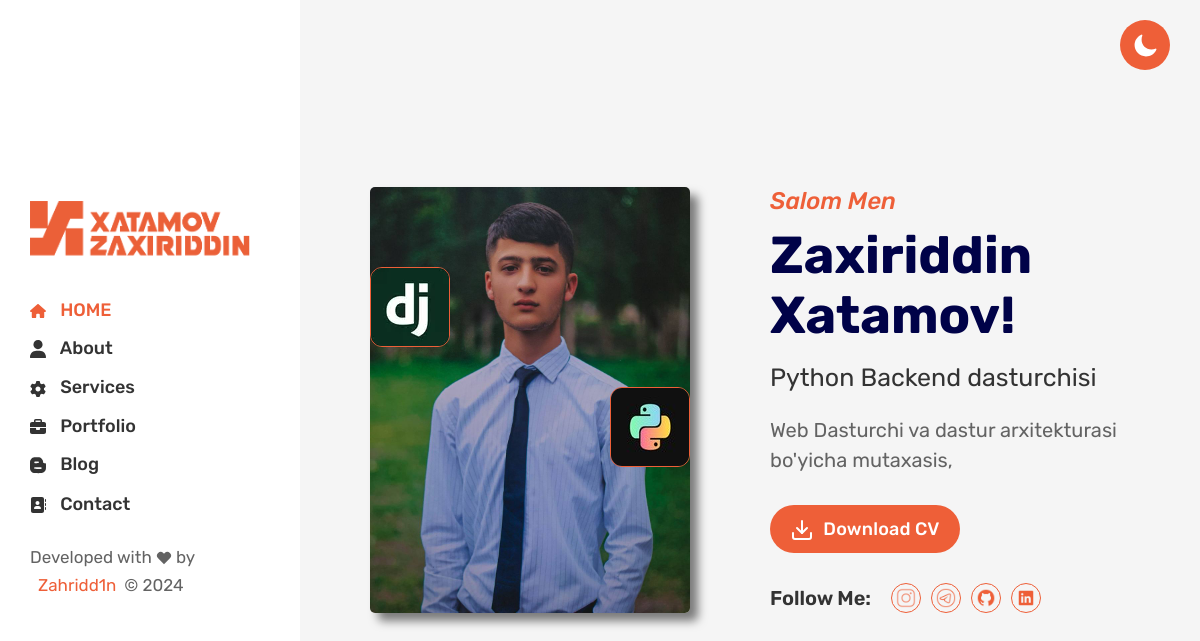
The page / on the database its author committed.
### main/models.py (models this page shows, shortened)
class Home(models.Model):
    image = models.ImageField(upload_to='home/')
    icon1 = models.ImageField(upload_to='home/icon/')
    icon2 = models.ImageField(upload_to='home/icon/')
    title = models.CharField(max_length=155)
    description = models.CharField(max_length=255, blank=True, null=True)
    cv = models.FileField(upload_to='home/cv', null=True, blank=True)

class AboutMe(models.Model):
    image = models.ImageField(upload_to='aboutme/')
    title = models.CharField(max_length=155)
    first_name = models.CharField(max_length=100)
    last_name = models.CharField(max_length=100)
    address = models.CharField(max_length=255)
    phone = models.CharField(max_length=15)
    email = models.CharField(max_length=100)
    age = models.IntegerField()
    nationality = models.CharField(max_length=200)
    language = models.CharField(max_length=255)
    description = models.CharField(max_length=255, blank=True, null=True)

class SocialMedia(models.Model):
    image = models.ImageField(upload_to='social/')
    url = models.URLField()
    title = models.CharField(max_length=155, blank=True, null=True)

### main/views.py (the view)
# urls.py: 2. Add a URL to urlpatterns:  path('', views.home, name='home')
def home(request):
    home = models.Home.objects.last()
    aboutme = models.AboutMe.objects.last()
    social = models.SocialMedia.objects.all()
    context = {
        'home': home,
        'aboutme': aboutme,
        'social': social,
    }
    print(home.cv.name)
    return render(request, 'front/home.html', context)

### templates/front/home.html (shortened to what this page needs)
{% extends 'front/base.html' %}
{% block content %}
    <main class="main__content_wrapper style3">
        <div class="hero__section hero__section--style3">
            <div class="hero__section--style3__inner d-flex align-items-center">
                <div class="hero__thumbnail position__relative">
                    <img class="hero__thumbnail--media light_img" src="{{ home.image.url }}" style="border-radius: 5px; box-shadow: 8px 8px 10px rgba(0, 0, 0, 0.5);" alt="img">
                    <span class="logo__positioning one">
                        <img src="{{ home.icon1.url }}" style="border-radius: 12px;border:1px solid #EE5F38;" alt="logo">
                    </span>
                    <span class="logo__positioning two">
                        <img src="{{ home.icon2.url }}" style="border-radius:12px; border:1px solid #EE5F38;" alt="logo">
                    </span>
                </div>
                <div class="hero__content">
                    <span class="hero__content--subtitle text__secondary mb-10">Salom  Men</span>
                    <h2 class="hero__content--title mb-15">{{aboutme.first_name}} {{aboutme.last_name}}! </h2>
                    <h3 class="hero__content--subtitle2 mb-20">{{home.title}} </h3>
                    <p class="hero__content--desc mb-30">{{home.description}}</p>
                    <a class="primary__btn download__btn mb-30" href="{% url 'download_cv' %}">
                        Download CV
                    </a>
                    <div class="social__share d-flex align-items-center">
                        <span class="social__share--title">Follow Me: </span>
                        <ul class="social__share--wrapper d-flex">
                            {% for s in social %}
                            <li class="social__share--child"><a class="social__share--link" target="_blank" href="{{s.url}}">
                                <img src="{{s.image.url}}" style="width: 20px; height: 20px;" alt="">
                                </a>
                            </li>
                            {% endfor %}
                        </ul>
                    </div>
                </div>
            </div>
        </div>
    </main>
    {% endblock %}

### rows shown on the page
Home: image (picture), icon1 (picture), icon2 (picture), title "Python Backend dasturchisi", description "Web Dasturchi va dastur arxitekturasi bo'yicha mutaxasis,"
AboutMe: first_name "Zaxiriddin", last_name "Xatamov"
SocialMedia: image (picture)
SocialMedia: image (picture)
SocialMedia: image (picture)
SocialMedia: image (picture)
